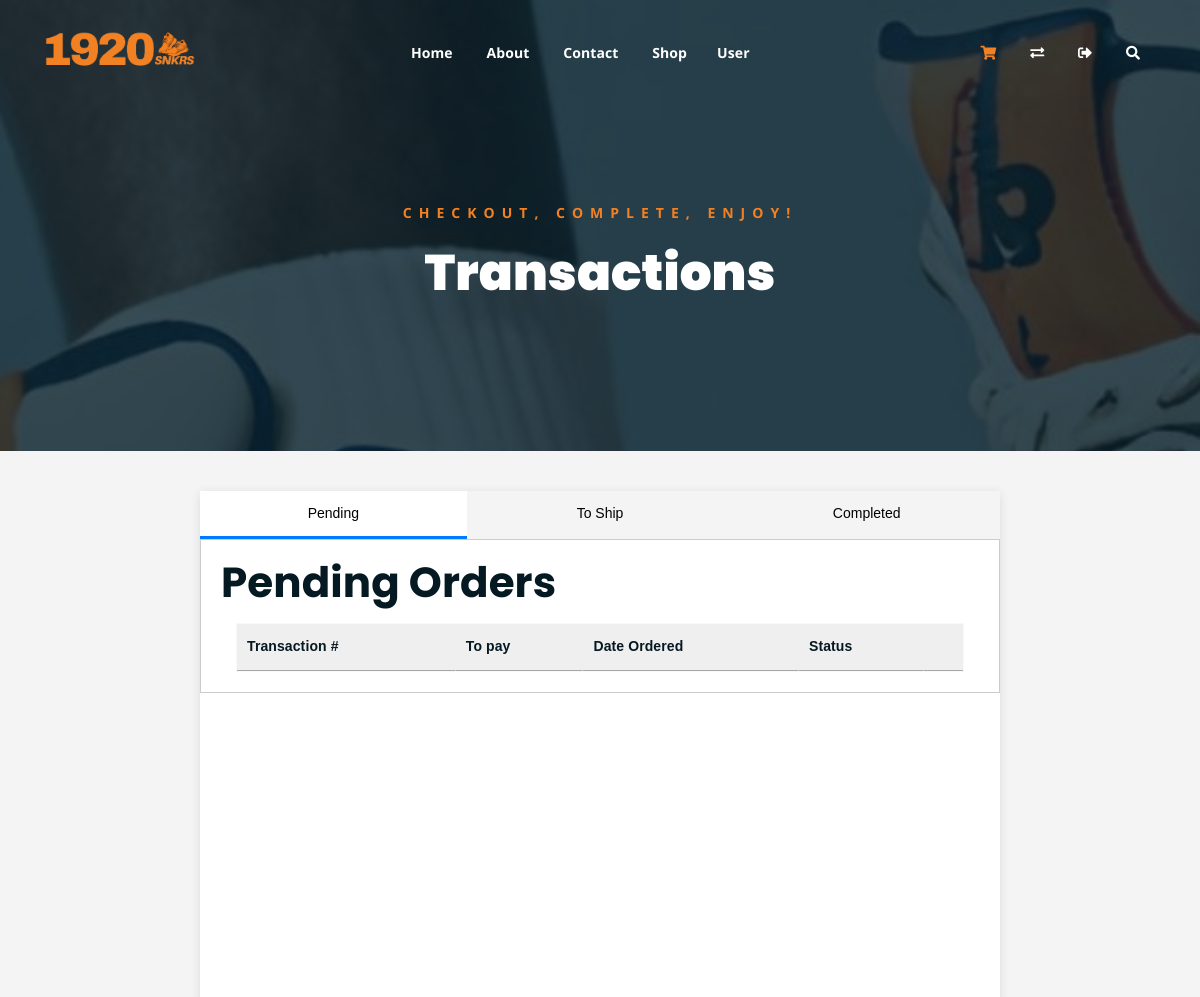
Page /user/transactions.php (signed in, upper part) on the earlier database version.
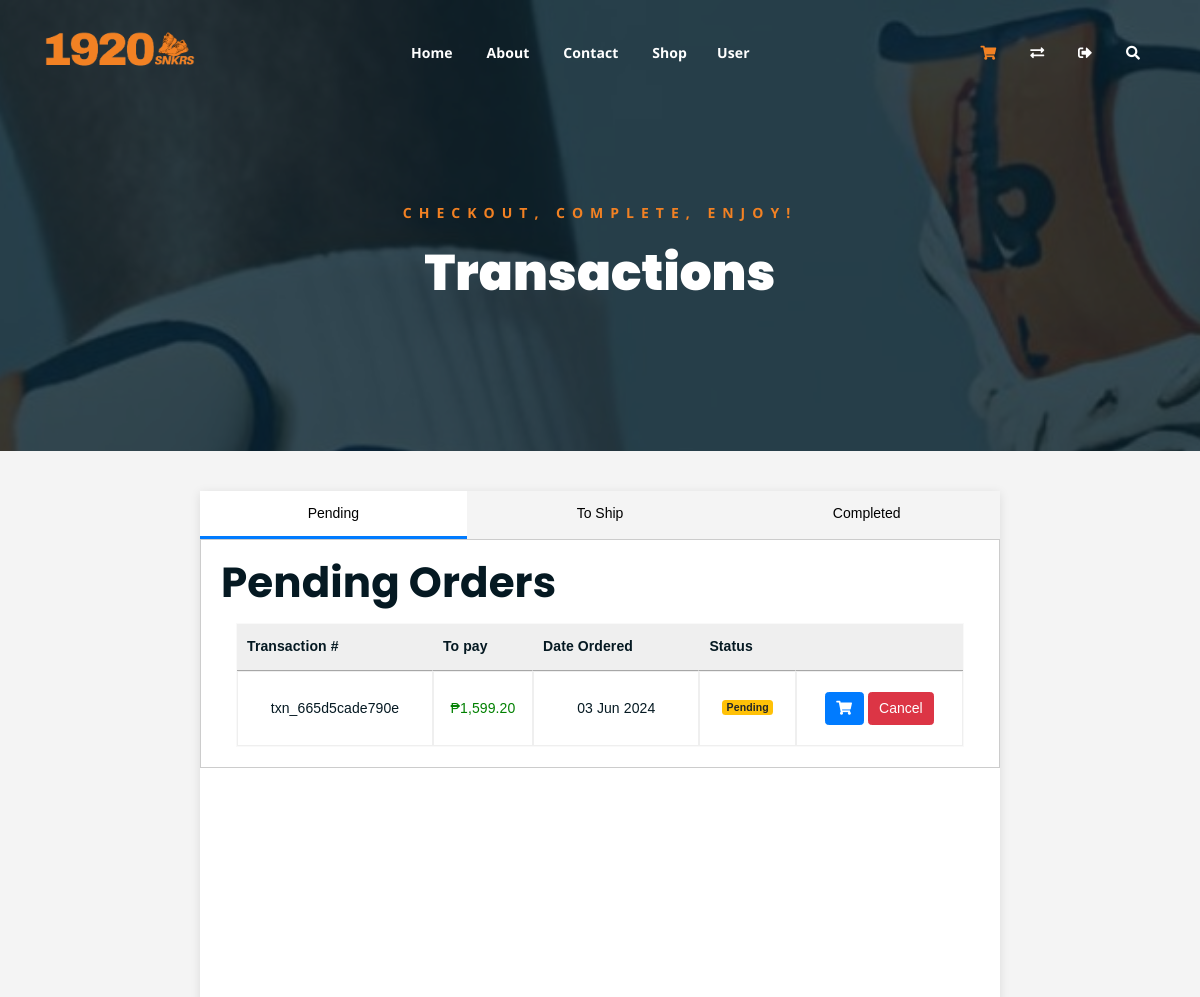
Same page on the later database version.
### tables this page shows
CREATE TABLE `orders` (
  `order_id` int(11) NOT NULL,
  `transaction_number` varchar(255) DEFAULT NULL,
  `userid` int(11) DEFAULT NULL,
  `total_amount` decimal(10,2) DEFAULT NULL,
  `note` text DEFAULT NULL,
  `created_at` timestamp NOT NULL DEFAULT current_timestamp(),
  `order_status` varchar(20) DEFAULT 'Pending',
  `imgURL` varchar(255) DEFAULT NULL,
  `updated_at` timestamp NOT NULL DEFAULT current_timestamp() ON UPDATE current_timestamp()
);

### user/function/transaction-table/pending-table.php (the view, shortened to what this page needs)
<div class="container">
	<div class="row">
		<div class="col-lg-12 col-md-12">
			<div class="cart-table-wrap">
				<table class="cart-table dataTable" style="width: 100%;">
					<thead id="pendingTable" class="cart-table-head">
						<tr class="table-head-row">
							<th>Transaction #</th>
							<th>To pay</th>
							<th>Date Ordered</th>
							<th>Status</th>
							<th></th>
						</tr>
					</thead>
					<tbody>
						<?php
						$queryPending = "SELECT * FROM orders WHERE order_status = 'Pending' AND userid = ?";
						$stmtPending = $link->prepare($queryPending);
						$stmtPending->bind_param("i", $verifiedUID);
						$stmtPending->execute();
						$resultPending = $stmtPending->get_result();
						while ($row = $resultPending->fetch_assoc()) {
							$status = $row['order_status'];
							$order_id = $row['order_id'];
							$createdAt = date('d M Y', strtotime($row['created_at']));
							if ($status === 'Pending') {
								$status = '<label class="badge badge-warning">Pending</label>';
							}
							echo "<tr>
																		<td data-label='Transaction #'>{$row['transaction_number']}</td>
																		<td data-label='To pay' style='color: green;'>₱" . number_format($row['total_amount'], 2, '.', ',') . "</td>
																		<td data-label='Date Ordered'>{$createdAt}</td>
																		<td data-label='Status'>{$status}</td>
																		<td data-label='Actions'>
																			<button type='button' data-txn='{$row['transaction_number']}' class='view-order btn btn-primary btn-md'><i class='fas fa-shopping-cart'></i></button>
																			<button type='button' id='cancel_request' data-order_id='$order_id' class='cancel_request btn btn-danger btn-md'>Cancel</button>
																		</td>
																	</tr>";
						}
						?>
					</tbody>
				</table>
			</div>
		</div>
	</div>
</div>

Differences in the rows shown:
added orders: transaction_number "txn_665d5cade790e", total_amount "1,599.20", created_at "03 Jun 2024", order_status "Pending"
